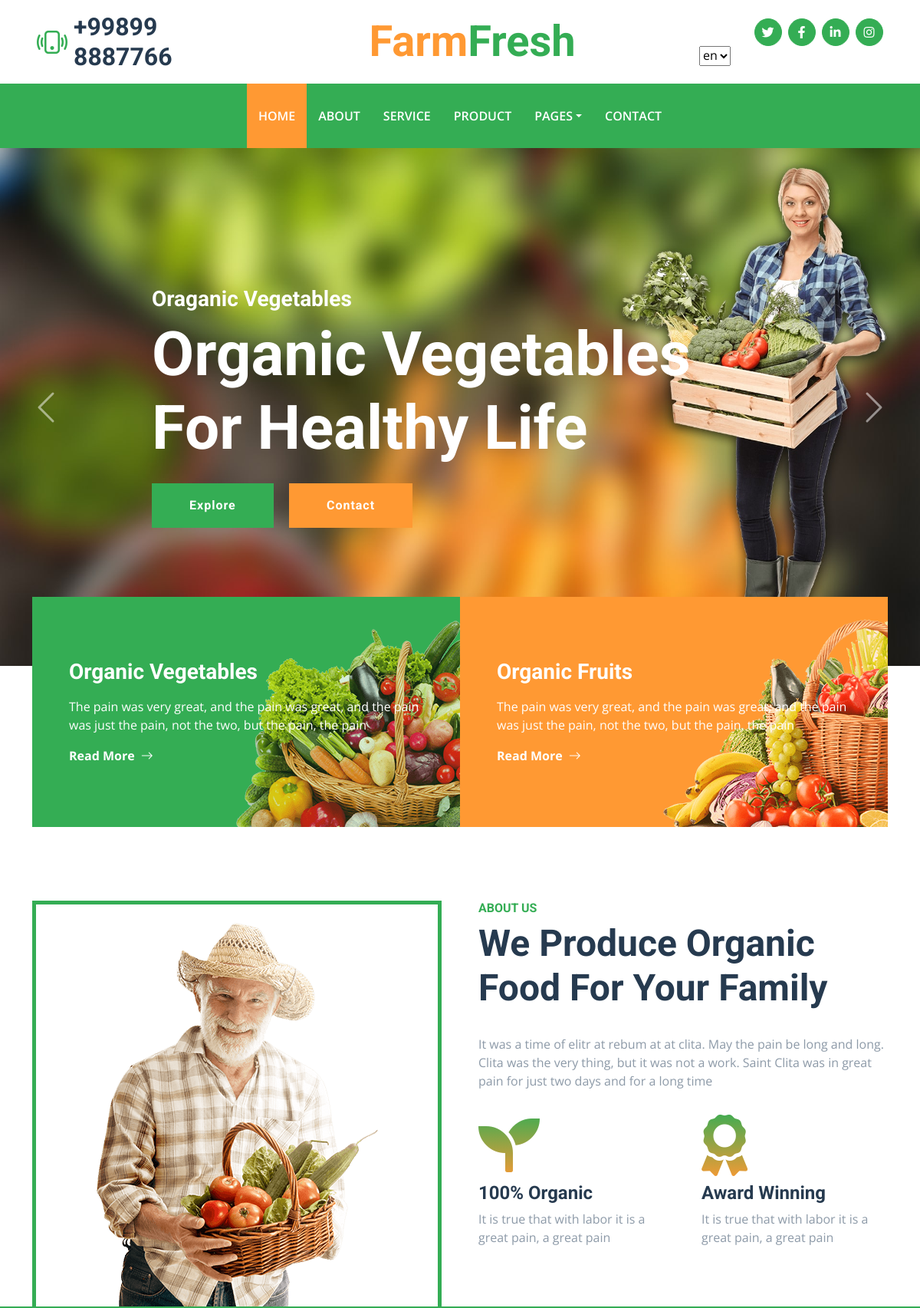
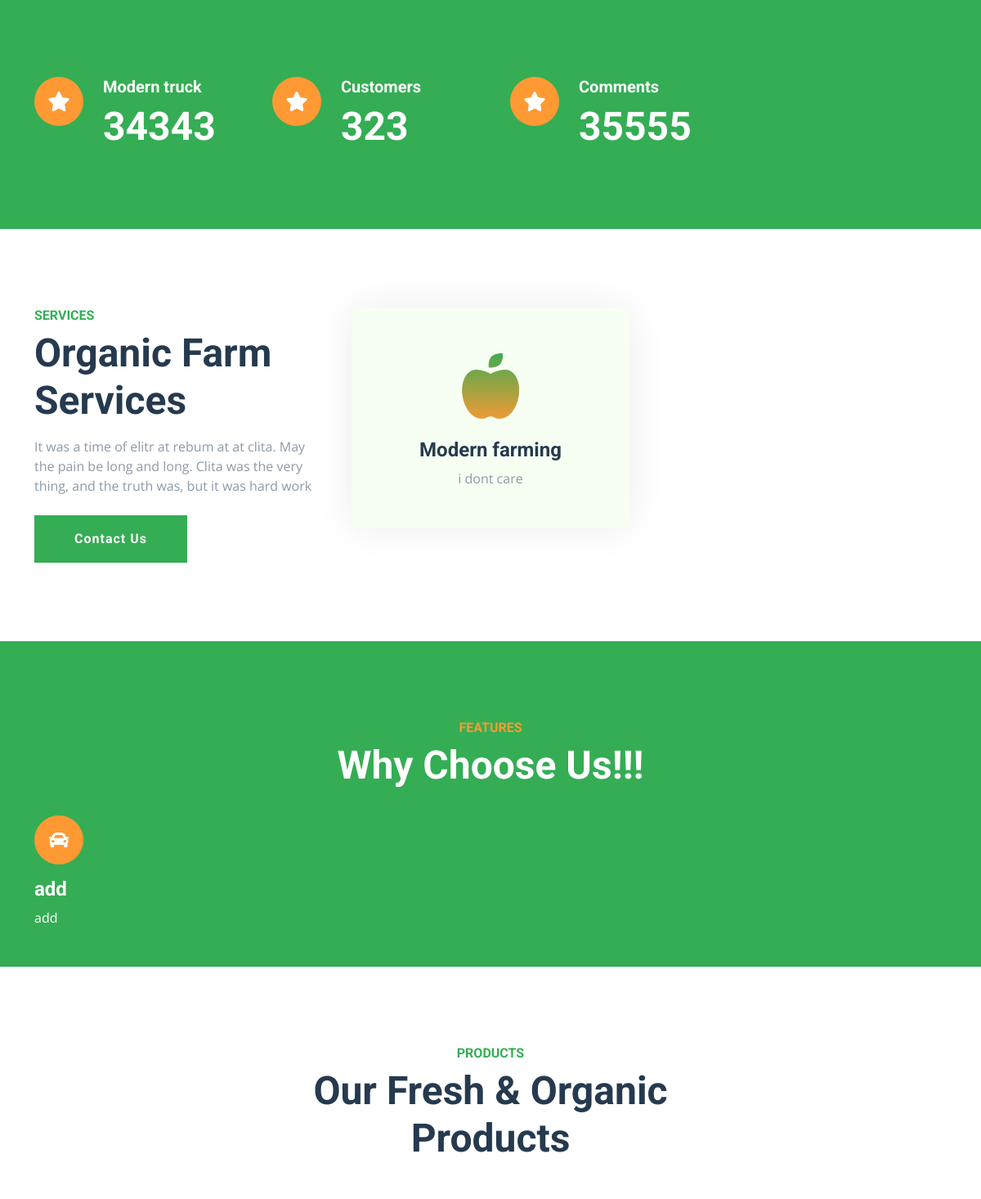
The page / (upper part) on the database its author committed (2 pictures, top to bottom).
### farmfresh/models.py (models this page shows, shortened)
class Fact(models.Model):
    name = models.CharField(max_length=255)
    number = models.IntegerField()

class Service(models.Model):
    title = models.CharField(max_length=100)
    description = models.CharField(max_length=100)

class Feature(models.Model):
    title = models.CharField(max_length=100)
    description = models.CharField(max_length=100)

### farmfresh/views.py (the view, shortened to what this page needs)
# urls.py: path('', views.infex, name='index'),
def infex(request):
    productsdisplay = Product.objects.all()
    farmersdisplay = Farmer.objects.all()
    customersdisplay = Customer.objects.all()
    postsdisplay = Post.objects.all()
    featuredisplay = Feature.objects.all()
    servicedisplay = Service.objects.all()
    aboutdisplay = AboutUs.objects.all()
    factdisplay = Fact.objects.all()
    context = {"Product":productsdisplay, "Farmer":farmersdisplay, "Service":servicedisplay,
     "Customer":customersdisplay, "Post":postsdisplay, "Feature":featuredisplay, 'AboutUs': aboutdisplay, 'Fact':factdisplay}
    return render(request, "index.html", context)

### templates/index.html (shortened to what this page needs)
{% load static %}
{% load i18n %}
<!DOCTYPE html>
<html lang="en">
<head>
    <link href="https://cdnjs.cloudflare.com/ajax/libs/font-awesome/5.15.0/css/all.min.css" rel="stylesheet">
    <link href="https://cdn.jsdelivr.net/npm/bootstrap-icons@1.4.1/font/bootstrap-icons.css" rel="stylesheet">
    <link href="{% static 'css/assets/owl.carousel.min.css' %}" rel="stylesheet">
    <link href="{% static 'css/bootstrap.min.css' %}" rel="stylesheet">
    <link href="{% static 'css/style.css' %}" rel="stylesheet">
</head>
<body>
    <div class="container-fluid px-5 d-none d-lg-block">
        <div class="row gx-5 py-3 align-items-center">
            <div class="col-lg-3">
                <div class="d-flex align-items-center justify-content-start">
                    <i class="bi bi-phone-vibrate fs-1 text-primary me-2"></i>
                    <h2 class="mb-0">+99899 8887766</h2>
                </div>
            </div>
            <div class="col-lg-6">
                <div class="d-flex align-items-center justify-content-center">
                    <a href="{% url 'index' %}" class="navbar-brand ms-lg-5">
                        <h1 class="m-0 display-4 text-primary"><span class="text-secondary">{% trans "Farm" %}</span>{% trans "Fresh"%}</h1>
                    </a>
                </div>
            </div>
            <div class="col-lg-3">
                <div class="d-flex align-items-center justify-content-end">
                    <a class="btn btn-primary btn-square rounded-circle me-2" href="https://www.twitter.com/"><i class="fab fa-twitter"></i></a>
                    <a class="btn btn-primary btn-square rounded-circle me-2" href="https://www.facebook.com/"><i class="fab fa-facebook-f"></i></a>
                    <a class="btn btn-primary btn-square rounded-circle me-2" href="https://www.linkedin.com/"><i class="fab fa-linkedin-in"></i></a>
                    <a class="btn btn-primary btn-square rounded-circle" href="https://www.instagram.com/"><i class="fab fa-instagram"></i></a>
                </div>
                <div class="header-content">
                    <form action="{% url 'set_language' %}" method="post">
                        <select class="selectpicker" name="language" style="width: auto;" onchange="this.form.submit()">
                            {% get_current_language as LANGUAGE_CODE %}
                            {% get_available_languages as LANGUAGES %}
                            {% get_language_info_list for LANGUAGES as languages %}
                            {% for language in languages %}
                            <option value="{{ language.code }}" {% if language.code == LANGUAGE_CODE %} selected="selected" {% endif %}
                                data-content='<img src="/static/images/flags/{{ language.code }}.gif"></span>
                                <span style="display:inline-block; width:100px; padding-left: 10px; text-shadow:none">
                                  {{ language.name_local }}
                                </span>'>
                                {{ language.code }}
                            </option>
                            {% endfor %}
                        </select>
                    </form>
                </div>
            </div>
        </div>
    </div>
    <nav class="navbar navbar-expand-lg bg-primary navbar-dark shadow-sm py-3 py-lg-0 px-3 px-lg-5">
        <div class="collapse navbar-collapse" id="navbarCollapse">
            <div class="navbar-nav mx-auto py-0">
                <a href="{% url 'index' %}" class="nav-item nav-link active">{% trans "Home" %}</a>
                <a href="{% url 'about' %}" class="nav-item nav-link">{% trans "About" %}</a>
                <a href="{% url 'service' %}" class="nav-item nav-link">{% trans "Service" %}</a>
                <a href="{% url 'product' %}" class="nav-item nav-link">{% trans "Product" %}</a>
                <div class="nav-item dropdown">
                    <a href="#" class="nav-link dropdown-toggle" data-bs-toggle="dropdown">{% trans "Pages" %}</a>
                </div>
                <a href="{% url 'contact' %}" class="nav-item nav-link">{% trans "Contact" %}</a>
            </div>
        </div>
    </nav>
    <div class="container-fluid p-0">
        <div id="header-carousel" class="carousel slide carousel-fade" data-bs-ride="carousel">
            <div class="carousel-inner">
                <div class="carousel-item active">
                    <img class="w-100" src="{% static 'img/carousel-1.jpg' %}" alt="Image">
                    <div class="carousel-caption top-0 bottom-0 start-0 end-0 d-flex flex-column align-items-center justify-content-center">
                        <div class="text-start p-5" style="max-width: 900px;">
                            <h3 class="text-white">{% trans "Oraganic Vegetables" %}</h3>
                            <h1 class="display-1 text-white mb-md-4">{% trans "Organic Vegetables For Healthy Life" %}</h1>
                            <a href="" class="btn btn-primary py-md-3 px-md-5 me-3">{% trans "Explore" %}</a>
                            <a href="" class="btn btn-secondary py-md-3 px-md-5">{% trans "Contact" %}</a>
                        </div>
                    </div>
                </div>
            </div>
            <button class="carousel-control-prev" type="button" data-bs-target="#header-carousel"
                data-bs-slide="prev">
                <span class="carousel-control-prev-icon" aria-hidden="true"></span>
            </button>
            <button class="carousel-control-next" type="button" data-bs-target="#header-carousel"
                data-bs-slide="next">
                <span class="carousel-control-next-icon" aria-hidden="true"></span>
            </button>
        </div>
    </div>
    <div class="container-fluid banner mb-5">
        <div class="container">
            <div class="row gx-0">
                <div class="col-md-6">
                    <div class="bg-primary bg-vegetable d-flex flex-column justify-content-center p-5" style="height: 300px;">
                        <h3 class="text-white mb-3">{% trans "Organic Vegetables" %}</h3>
                        <p class="text-white">{% trans "The pain was very great, and the pain was great, and the pain was just the pain, not the two, but the pain, the pain" %}</p>
                        <a class="text-white fw-bold" href="{% url 'blog' %}">{% trans "Read More" %}<i class="bi bi-arrow-right ms-2"></i></a>
                    </div>
                </div>
                <div class="col-md-6">
                    <div class="bg-secondary bg-fruit d-flex flex-column justify-content-center p-5" style="height: 300px;">
                        <h3 class="text-white mb-3">{% trans "Organic Fruits" %}</h3>
                        <p class="text-white">{% trans "The pain was very great, and the pain was great, and the pain was just the pain, not the two, but the pain, the pain" %}</p>
                        <a class="text-white fw-bold" href="{% url 'blog' %}">{% trans "Read More" %}<i class="bi bi-arrow-right ms-2"></i></a>
                    </div>
                </div>
            </div>
        </div>
    </div>
    <div class="container-fluid about pt-5">
        <div class="container">
            <div class="row gx-5">
                <div class="col-lg-6 mb-5 mb-lg-0">
                    <div class="d-flex h-100 border border-5 border-primary border-bottom-0 pt-4">
                        <img class="img-fluid mt-auto mx-auto" src="{% static 'img/about.png' %}">
                    </div>
                </div>
                <div class="col-lg-6 pb-5">
                    <div class="mb-3 pb-2">
                        <h6 class="text-primary text-uppercase">{% trans "About Us" %}</h6>
                        <h1 class="display-5">{% trans "We Produce Organic Food For Your Family" %}</h1>
                    </div>
                    <p class="mb-4">{% trans "It was a time of elitr at rebum at at clita. May the pain be long and long. Clita was the very thing, but it was not a work. Saint Clita was in great pain for just two days and for a long time" %}</p>
                    <div class="row gx-5 gy-4">
                        <div class="col-sm-6">
                            <i class="fa fa-seedling display-1 text-secondary"></i>
                            <h4>{% trans "100% Organic" %}</h4>
                            <p class="mb-0">{%trans "It is true that with labor it is a great pain, a great pain" %}</p>
                        </div>
                        <div class="col-sm-6">
                            <i class="fa fa-award display-1 text-secondary"></i>
                            <h4>{% trans "Award Winning" %}</h4>
                            <p class="mb-0">{% trans "It is true that with labor it is a great pain, a great pain" %}</p>
                        </div>
                    </div>
                </div>
            </div>
        </div>
    </div>
    <div class="container-fluid bg-primary facts py-5 mb-5">
        <div class="container py-5">
            <div class="row gx-5 gy-4">
                {%for fact in Fact%}
                <div class="col-lg-3 col-md-6">
                    <div class="d-flex">
                        <div class="bg-secondary rounded-circle d-flex align-items-center justify-content-center mb-3"
                            style="width: 60px; height: 60px;">
                            <i class="fa fa-star fs-4 text-white"></i>
                        </div>
                        <div class="ps-4">
                            <h5 class="text-white">{{fact.name}}</h5>
                            <h1 class="display-5 text-white mb-0" data-toggle="counter-up">{{fact.number}}</h1>
                        </div>
                    </div>
                </div>
                {%endfor%}
            </div>
        </div>
    </div>
    <div class="container-fluid py-5">
        <div class="container">
            <div class="row g-5">
                <div class="col-lg-4 col-md-6">
                    <div class="mb-3">
                        <h6 class="text-primary text-uppercase">{% trans "Services" %}</h6>
                        <h1 class="display-5">{% trans "Organic Farm Services" %}</h1>
                    </div>
                    <p class="mb-4">{% trans "It was a time of elitr at rebum at at clita. May the pain be long and long. Clita was the very thing, and the truth was, but it was hard work" %}</p>
                    <a href="{% url 'contact' %}" class="btn btn-primary py-md-3 px-md-5">{% trans "Contact Us" %}</a>
                </div>
                {% for serv in Service %}
                <div class="col-lg-4 col-md-6">
                    <div class="service-item bg-light text-center p-5">
                        <i class="fa fa-apple-alt display-1 text-primary mb-3"></i>
                        <h4>{{serv.title}}</h4>
                        <p class="mb-0">{{serv.description}}</p>
                    </div>
                </div>
                {%endfor%}
            </div>
        </div>
    </div>
    <div class="container-fluid bg-primary feature py-5 pb-lg-0 my-5">
        <div class="container py-5 pb-lg-0">
            <div class="mx-auto text-center mb-3 pb-2" style="max-width: 500px;">
                <h6 class="text-uppercase text-secondary">{% trans "Features" %}</h6>
                <h1 class="display-5 text-white">{% trans "Why Choose Us!!!" %}</h1>
            </div>
            <div class="row g-5">
                {% for item in Feature %}
                <div class="col-lg-3">
                    <div class="text-white mb-5">
                        <div class="bg-secondary rounded-pill d-flex align-items-center justify-content-center mb-3"
                            style="width: 60px; height: 60px;">
                            <i class="fa fa-car fs-4 text-white"></i>
                        </div>
                        <h4 class="text-white">{{item.title}}</h4>
                        <p class="mb-0">{{item.description}}</p>
                    </div>
                </div>
                {%endfor%}
            </div>
        </div>
    </div>
    <div class="container-fluid py-5">
        <div class="container1">
            <div class="mx-auto text-center mb-5" style="max-width: 500px;">
                <h6 class="text-primary text-uppercase">{% trans "Products" %}</h6>
                <h1 class="display-5">{% trans "Our Fresh & Organic Products" %}</h1>
            </div>
        </div>
    </div>
</body>
</html>

### static/css/style.css (style rules this page uses)
:root { --primary: #34AD54; --secondary: #FF9933; --light: #F6FFF2; --dark: #263A4F; }
.btn { font-family: 'Roboto', sans-serif; letter-spacing: 1px; font-weight: 700; transition: .5s; }
.btn-primary, .btn-secondary { color: #FFFFFF; }
.btn-square { width: 36px; height: 36px; }
.btn-square, .btn-sm-square, .btn-lg-square { padding-left: 0; padding-right: 0; text-align: center; }
.navbar-dark .navbar-nav .nav-link { padding: 30px 15px; font-size: 16px; font-weight: 600; color: #FFFFFF; text-transform: uppercase; transition: .5s; }
.navbar-dark .navbar-nav .nav-link:hover, .navbar-dark .navbar-nav .nav-link.active { background: var(--secondary); }
.carousel-control-prev, .carousel-control-next { width: 10%; }
.carousel-control-prev-icon, .carousel-control-next-icon { width: 3rem; height: 3rem; }
@media (min-width: 991.98px) { .banner { position: relative; margin-top: -90px; z-index: 1; } }
.bg-vegetable { background: linear-gradient(rgba(52, 173, 84, .2), rgba(52, 173, 84, .2)), url(../img/vegetable.png) bottom right no-repeat; background-size: contain; }
.bg-fruit { background: linear-gradient(rgba(255, 153, 51, .2), rgba(255, 153, 51, .2)), url(../img/fruit.png) bottom right no-repeat; background-size: contain; }
.service-item { box-shadow: 0 0 45px #EDEDED; transition: .5s; }
.about i, .service-item i { background-image: linear-gradient(var(--primary), var(--secondary)); -webkit-background-clip: text; -webkit-text-fill-color: transparent; transition: .5s; }

### rows shown on the page
Fact: name "Modern truck", number "34343"
Fact: name "Customers", number "323"
Fact: name "Comments", number "35555"
Service: title "Modern farming", description "i dont care"
Feature: title "add", description "add"

### other values the page prints
form field language "en"
